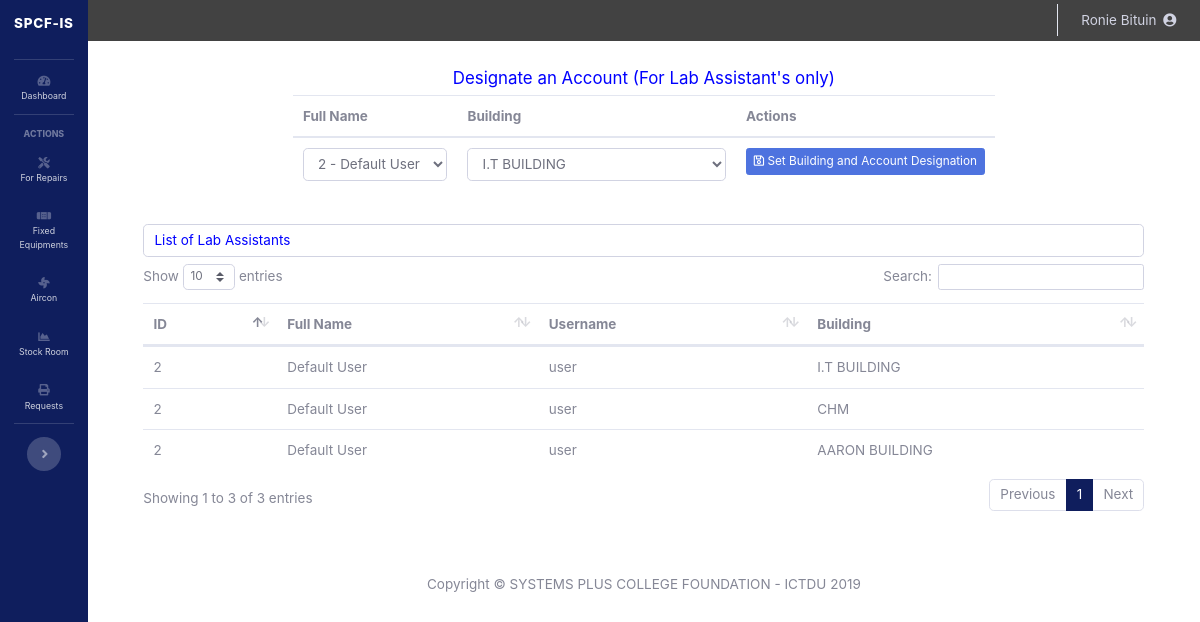
The app's page /ppfo/account_designation.php (signed in) with its own data.
### tables this page shows
CREATE TABLE `designation` (
  `id` int(11) NOT NULL,
  `account_id` int(11) NOT NULL,
  `building_id` int(32) NOT NULL
);

CREATE TABLE `accounts` (
  `id` int(11) NOT NULL,
  `username` varchar(32) NOT NULL,
  `password` varchar(32) NOT NULL,
  `full_name` varchar(64) NOT NULL,
  `account_type` varchar(32) NOT NULL
);

CREATE TABLE `building` (
  `building_id` int(11) NOT NULL,
  `building_name` varchar(128) NOT NULL,
  `building_code` varchar(32) NOT NULL,
  `building_description` text NOT NULL,
  `added_by` varchar(128) NOT NULL
);

### ppfo/account_designation.php (the view, shortened to what this page needs)
<?php
require_once 'process_accounts.php';
include('sidebar.php');
?>
<!DOCTYPE html>
<html>
<head>
	<link href="vendor/datatables/dataTables.bootstrap4.min.css" rel="stylesheet">
</head>
<body id="page-top">
  <div id="wrapper" style="width: 100% !important;">
    <div id="content-wrapper" class="d-flex flex-column">
        <div id="content">
	<?php
	include('topbar.php');
?>
<div class="container-fluid">
	<?php
		$mysqli = new mysqli($host,$username,$password,$database) or die(mysql_error($mysqli));
		$getAccounts = $mysqli->query("SELECT * FROM accounts WHERE account_type='lab_assistant' ") or die ($mysqli->error);
		$getBuilding = $mysqli->query("SELECT * FROM building") or die ($mysqli->error);
		$getDesignations = $mysqli->query("SELECT * FROM designation d
			JOIN building b ON b.building_id = d.building_id
			JOIN accounts a ON a.id = d.account_id") or die ($mysqli->error);
	?>
	<div class="row justify-content-center">
	<form action="process_accounts.php" method="POST">
	<h2><?php
			echo "<h5 style='color: blue;'><center>Designate an Account (For Lab Assistant's only)</centr></h5>";
		?>
	</h2>
	<table class='table'>
		<thead>
			<tr>
				<th>Full Name</th>
				<th>Building</th>
				<th>Actions</th>
			</tr>
		</thead>
			<tr>
				<td>
					<select name='account_id' class="form-control">
						<?php while($newAccounts=$getAccounts->fetch_assoc()){?>
						<option value="<?php echo $newAccounts['id']; ?>"><?php echo $newAccounts['id'].' - '.$newAccounts['full_name']; ?></option>
						<?php } ?>
					</select>
				</td>
				<td>
					<select name='building_id' class="form-control">
						<?php while($newBuilding=$getBuilding->fetch_assoc()){?>
						<option value="<?php echo $newBuilding['building_id']; ?>"><?php echo $newBuilding['building_name']; ?></option>
						<?php } ?>
					</select>
				</td>
				<td>
					<button type="submit" class="btn btn-sm btn-primary" name="designate_building"><i class="far fa-save"></i> Set Building and Account Designation</button>
				</td>
			</tr>
	</table>
	</form>
	</div>
	<br/>
	<h5 style='color: blue;' class="form-control">List of Lab Assistants</h4>
	<table class="table" id="dataTable" width="100%" cellspacing="0">
			<thead>
				<tr>
					<th>ID</th>
					<th>Full Name</th>
					<th>Username</th>
					<th>Building</th>
				</tr>
			</thead>
		<tbody>
			<?php while($newDesignations=$getDesignations->fetch_assoc()){ ?>
			<tr>
				<td><?php echo $newDesignations['account_id']; ?></td>
				<td><?php echo $newDesignations['full_name']; ?></td>
				<td><?php echo $newDesignations['username']; ?></td>
				<td><?php echo $newDesignations['building_name']; ?></td>
			</tr>
		<?php } ?>
		</tbody>
	</table>
	<br/>
	<?php
	include('footer.php');
?>

### ppfo/sidebar.php (style rules this page uses)
html { font-family: 'Roboto Condensed', sans-serif !important; font-size: 13.5px; }
.container-fluid { background-color: white; padding-left: 5% !important; padding-right: 5% !important; }
#content-wrapper { background-color: white !important; }
::placeholder { opacity: 0.7 !important; }

### records on screen
designation: account "2", account.full_name "Default User", account.username "user", building.building_name "I.T BUILDING"
designation: account "2", account.full_name "Default User", account.username "user", building.building_name "CHM"
designation: account "2", account.full_name "Default User", account.username "user", building.building_name "AARON BUILDING"

### other values on screen
$_SESSION['username'] "Ronie Bituin"
form field account_id "2 - Default User"
form field building_id "I.T BUILDING"
